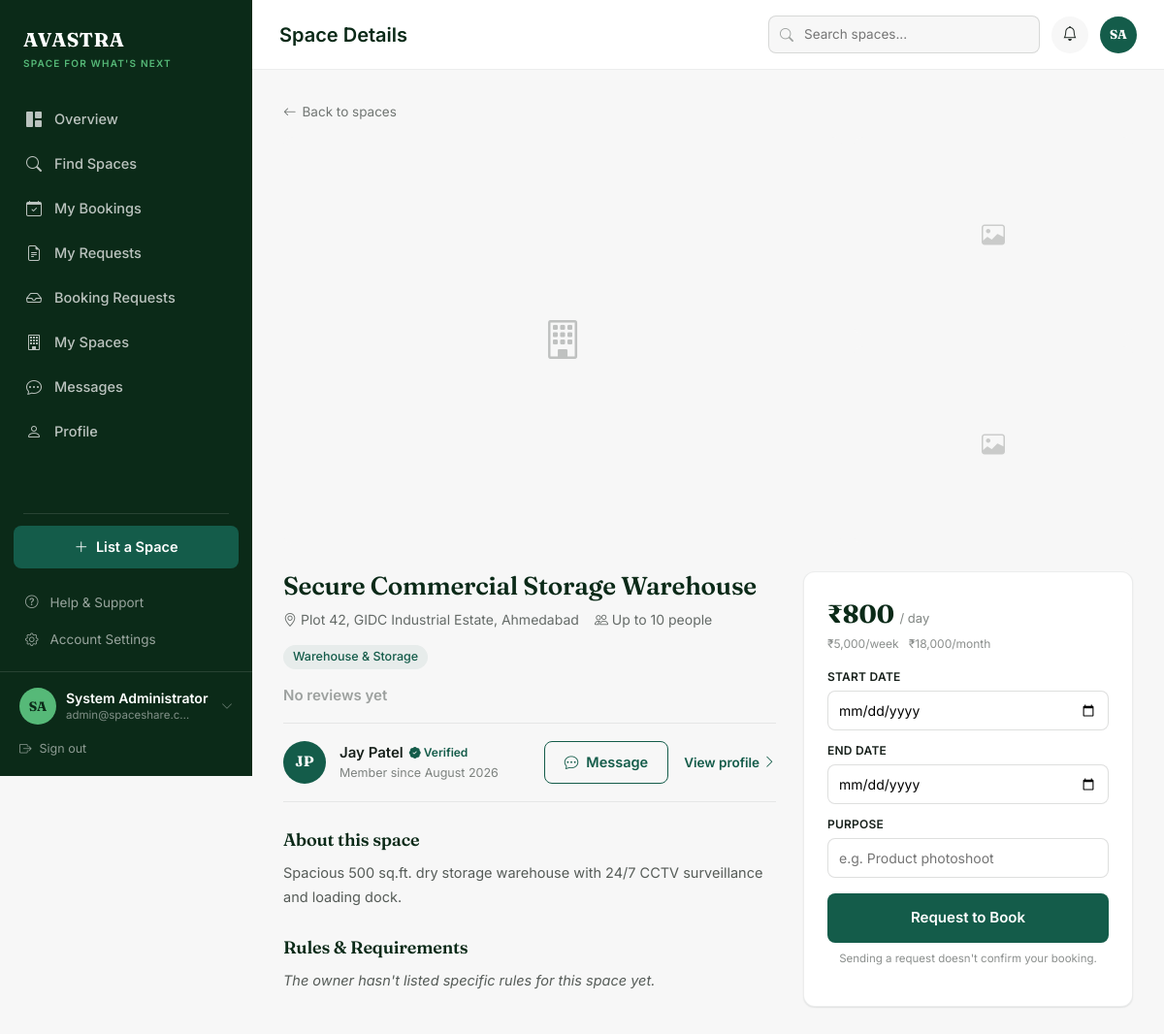
The page /user/space-details.php?id=1 (signed in) on the database its author committed.
### tables this page shows
CREATE TABLE IF NOT EXISTS `spaces` (
  `id` INT AUTO_INCREMENT PRIMARY KEY,
  `owner_id` INT NOT NULL,
  `category_id` INT NOT NULL,
  `title` VARCHAR(255) NOT NULL,
  `description` TEXT NOT NULL,
  `address` TEXT NOT NULL,
  `city` VARCHAR(100) NOT NULL,
  `state` VARCHAR(100) NOT NULL,
  `zip_code` VARCHAR(20) NOT NULL,
  `latitude` DECIMAL(10, 8) DEFAULT NULL,
  `longitude` DECIMAL(11, 8) DEFAULT NULL,
  `total_sqft` INT NOT NULL,
  `max_capacity` INT DEFAULT 10,
  `daily_rate` DECIMAL(10, 2) NOT NULL,
  `weekly_rate` DECIMAL(10, 2) DEFAULT NULL,
  `monthly_rate` DECIMAL(10, 2) DEFAULT NULL,
  `security_deposit` DECIMAL(10, 2) DEFAULT 0.00,
  `verification_status` ENUM('pending', 'approved', 'rejected') NOT NULL DEFAULT 'pending',
  `rejection_reason` TEXT DEFAULT NULL,
  `is_active` TINYINT(1) DEFAULT 1,
  `created_at` TIMESTAMP DEFAULT CURRENT_TIMESTAMP,
  `updated_at` TIMESTAMP DEFAULT CURRENT_TIMESTAMP ON UPDATE CURRENT_TIMESTAMP,
  FOREIGN KEY (`owner_id`) REFERENCES `users` (`id`) ON DELETE CASCADE,
  FOREIGN KEY (`category_id`) REFERENCES `categories` (`id`) ON DELETE CASCADE
);

CREATE TABLE IF NOT EXISTS `categories` (
  `id` INT AUTO_INCREMENT PRIMARY KEY,
  `name` VARCHAR(100) NOT NULL UNIQUE,
  `slug` VARCHAR(120) NOT NULL UNIQUE,
  `description` TEXT DEFAULT NULL,
  `icon` VARCHAR(100) DEFAULT 'bi-building',
  `is_active` TINYINT(1) DEFAULT 1,
  `created_at` TIMESTAMP DEFAULT CURRENT_TIMESTAMP
);

CREATE TABLE IF NOT EXISTS `users` (
  `id` INT AUTO_INCREMENT PRIMARY KEY,
  `role_id` INT NOT NULL DEFAULT 2,
  `full_name` VARCHAR(100) NOT NULL,
  `email` VARCHAR(150) NOT NULL UNIQUE,
  `password_hash` VARCHAR(255) NOT NULL,
  `phone` VARCHAR(20) DEFAULT NULL,
  `profile_image` VARCHAR(255) DEFAULT 'default-avatar.png',
  `address` TEXT DEFAULT NULL,
  `city` VARCHAR(100) DEFAULT NULL,
  `state` VARCHAR(100) DEFAULT NULL,
  `zip_code` VARCHAR(20) DEFAULT NULL,
  `status` ENUM('active', 'inactive', 'blocked', 'pending') NOT NULL DEFAULT 'active',
  `email_verified` TINYINT(1) DEFAULT 0,
  `created_at` TIMESTAMP DEFAULT CURRENT_TIMESTAMP,
  `updated_at` TIMESTAMP DEFAULT CURRENT_TIMESTAMP ON UPDATE CURRENT_TIMESTAMP,
  FOREIGN KEY (`role_id`) REFERENCES `roles` (`id`) ON DELETE CASCADE
);

### classes/Auth.php (called while the page is built, shortened)
<?php
class Auth {
    public static function isLoggedIn(): bool {
        return isset($_SESSION['user_id']) && !empty($_SESSION['user_id']);
    }
    public static function getUser(): ?array {
        return [
            'id'        => $_SESSION['user_id'],
            'full_name' => $_SESSION['user_name'] ?? 'User',
            'email'     => $_SESSION['user_email'] ?? '',
            'role_id'   => $_SESSION['user_role_id'] ?? 2,
            'role_name' => $_SESSION['user_role'] ?? 'user'
        ];
    }
}

### user/space-details.php (the view, shortened to what this page needs)
<?php
require_once __DIR__ . '/includes/header.php';
require_once __DIR__ . '/includes/sidebar.php';
$db     = Database::getInstance();
$userId = (int) $currentUser['id'];
$spaceId = (int) ($_GET['id'] ?? 0);
$stmt = $db->prepare("
    SELECT s.*, c.name AS category_name
    FROM spaces s
    JOIN categories c ON s.category_id = c.id
    WHERE s.id = :id AND (s.owner_id = :uid OR (s.is_active = 1 AND s.verification_status = 'approved'))
");
$stmt->execute([':id' => $spaceId, ':uid' => $userId]);
$space = $stmt->fetch();
?>
<?php
$images = $db->prepare("SELECT * FROM space_images WHERE space_id = :id ORDER BY is_primary DESC, id ASC LIMIT 3");
$images->execute([':id' => $spaceId]);
$images = $images->fetchAll();
$reviewStmt = $db->prepare("
    SELECT AVG(rating) AS avg_rating, COUNT(*) AS review_count
    FROM reviews WHERE space_id = :id AND is_approved = 1
");
$reviewStmt->execute([':id' => $spaceId]);
$reviewRow   = $reviewStmt->fetch();
$avgRating   = $reviewRow['avg_rating'] ? round((float) $reviewRow['avg_rating'], 1) : null;
$reviewCount = (int) $reviewRow['review_count'];
$owner = $db->prepare("SELECT id, full_name, email_verified, created_at FROM users WHERE id = :id");
$owner->execute([':id' => $space['owner_id']]);
$owner = $owner->fetch();
$ownerInitials = strtoupper(substr($owner['full_name'], 0, 1) . substr(strrchr($owner['full_name'], ' ') ?: '', 1, 1));
?>
<div id="user-main">
    <?php require_once __DIR__ . '/includes/topbar.php'; ?>
    <div id="user-content">
        <a href="<?= APP_URL; ?>/user/find-spaces.php" class="sd-back"><i class="bi bi-arrow-left"></i> Back to spaces</a>
        <div class="sd-gallery">
            <?php if (!empty($images[0])): ?>
                <img class="main-img" src="<?= APP_URL . '/' . htmlspecialchars($images[0]['image_path']); ?>" alt="<?= htmlspecialchars($space['title']); ?>">
            <?php else: ?>
                <div class="img-fallback-lg"><i class="bi bi-building" style="font-size:40px;color:rgba(23,32,27,0.25);"></i></div>
            <?php endif; ?>
            <div class="thumb-col">
                <?php for ($i = 1; $i <= 2; $i++): ?>
                    <?php if (!empty($images[$i])): ?>
                        <img src="<?= APP_URL . '/' . htmlspecialchars($images[$i]['image_path']); ?>" alt="<?= htmlspecialchars($space['title']); ?>">
                    <?php else: ?>
                        <div class="img-fallback-sm"><i class="bi bi-image" style="font-size:24px;color:rgba(23,32,27,0.2);"></i></div>
                    <?php endif; ?>
                <?php endfor; ?>
            </div>
        </div>
        <div class="sd-layout">
            <div>
                <div class="sd-header">
                    <div>
                        <h1><?= htmlspecialchars($space['title']); ?></h1>
                        <div class="sd-meta-row">
                            <span><i class="bi bi-geo-alt"></i> <?= htmlspecialchars($space['address'] . ', ' . $space['city']); ?></span>
                            <span><i class="bi bi-people"></i> Up to <?= (int) $space['max_capacity']; ?> people</span>
                            <span class="sd-tag"><?= htmlspecialchars($space['category_name']); ?></span>
                        </div>
                    </div>
                    <?php if ($avgRating): ?>
                        <span class="sd-rating"><i class="bi bi-star-fill" style="color:var(--accent);"></i> <?= $avgRating; ?> (<?= $reviewCount; ?> review<?= $reviewCount === 1 ? '' : 's'; ?>)</span>
                    <?php else: ?>
                        <span class="sd-rating" style="color:rgba(23,32,27,0.4);">No reviews yet</span>
                    <?php endif; ?>
                </div>
                <div class="owner-block">
                    <div class="avatar-circle-lg"><?= htmlspecialchars($ownerInitials); ?></div>
                    <div>
                        <div class="o-name">
                            <?= htmlspecialchars($owner['full_name']); ?>
                            <?php if ($owner['email_verified']): ?>
                                <span class="verified-badge"><i class="bi bi-patch-check-fill"></i> Verified</span>
                            <?php endif; ?>
                        </div>
                        <div class="o-sub">Member since <?= date('F Y', strtotime($owner['created_at'])); ?></div>
                    </div>
                    <div class="d-flex align-items-center gap-3" style="margin-left:auto;">
                        <?php if ((int) $owner['id'] !== $userId): ?>
                            <a href="<?= APP_URL; ?>/user/messages.php?with=<?= (int) $owner['id']; ?>&space_id=<?= (int) $space['id']; ?>" class="btn btn-ghost-avastra btn-sm">
                                <i class="bi bi-chat-dots"></i> Message
                            </a>
                        <?php endif; ?>
                        <a href="<?= APP_URL; ?>/user/owner-profile.php?id=<?= (int) $owner['id']; ?>" class="o-link">View profile <i class="bi bi-chevron-right"></i></a>
                    </div>
                </div>
                <div class="sd-section">
                    <h2>About this space</h2>
                    <p><?= nl2br(htmlspecialchars($space['description'] ?: 'No description provided yet.')); ?></p>
                </div>
                <div class="sd-section">
                    <h2>Rules &amp; Requirements</h2>
                    <p class="sd-note">The owner hasn't listed specific rules for this space yet.</p>
                </div>
            </div>
            <div class="book-panel">
                <div class="bp-price">₹<?= number_format((float) $space['daily_rate'], 0); ?> <span>/ day</span></div>
                <div class="bp-altrates">
                    <?php if ($space['weekly_rate']): ?>₹<?= number_format((float) $space['weekly_rate'], 0); ?>/week &nbsp;<?php endif; ?>
                    <?php if ($space['monthly_rate']): ?>₹<?= number_format((float) $space['monthly_rate'], 0); ?>/month<?php endif; ?>
                </div>
                <?php if ((int) $space['owner_id'] === $userId): ?>
                    <div class="bp-alert" style="background:rgba(20,92,74,0.08);color:var(--teal);">This is your own listing.</div>
                    <a href="<?= APP_URL; ?>/user/my-spaces.php" class="btn btn-ghost-avastra" style="width:100%;justify-content:center;">Manage this listing</a>
                <?php else: ?>
                    <form method="POST" action="">
                        <label for="startDate">Start date</label>
                        <input type="date" name="start_date" id="startDate" min="<?= date('Y-m-d'); ?>" required onchange="recalc()">
                        <label for="endDate">End date</label>
                        <input type="date" name="end_date" id="endDate" min="<?= date('Y-m-d'); ?>" required onchange="recalc()">
                        <label for="purpose">Purpose</label>
                        <input type="text" name="purpose" id="purpose" placeholder="e.g. Product photoshoot" required>
                        <button type="submit" class="btn btn-primary-avastra">Request to Book</button>
                        <p class="bp-note">Sending a request doesn't confirm your booking.</p>
                    </form>
                <?php endif; ?>
            </div>
        </div>
    </div>
    <?php require_once __DIR__ . '/includes/footer.php'; ?>

### rows shown on the page
spaces: title "Secure Commercial Storage Warehouse", address+city "Plot 42, GIDC Industrial Estate, Ahmedabad", max_capacity "10", category.name "Warehouse & Storage", description "Spacious 500 sq.ft. dry storage warehouse with 24/7 CCTV surveillance and loading dock.", daily_rate "800", weekly_rate "5,000", monthly_rate "18,000"
users: full_name "JP", full_name "Jay Patel", created_at "August 2026"

### other values the page prints
$initials "SA"
$currentUser['full_name'] "System Administrator"
$currentUser['email'] "admin@spaceshare.c…"
$pageTitle "Space Details"
$topInitials "SA"
